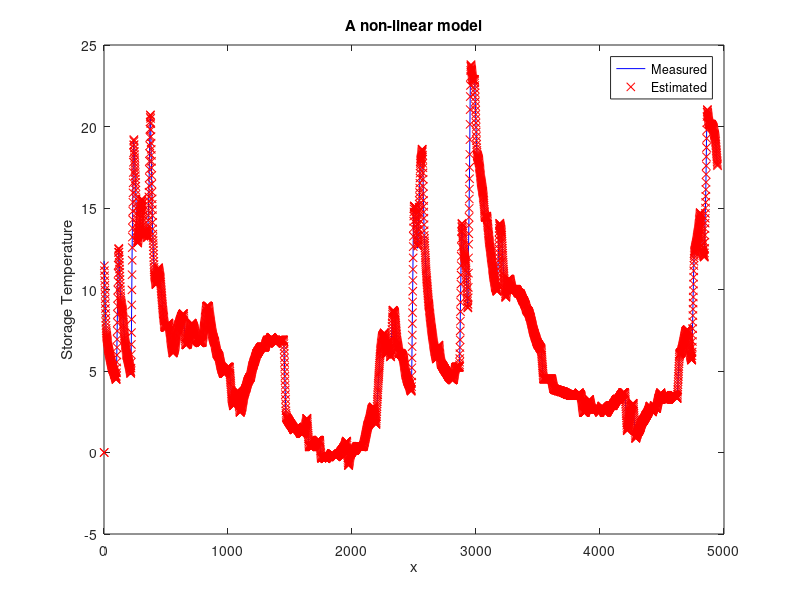

This chart was generated by the following MATLAB code:
clear all
close all

%The data acquisition

%The number of collected data
N = 4948;

%The solar intensity is collected from the intensity.csv file
dataI = csvread('intensity.csv');
dataI = dataI(1:N,:);
I = dataI(:,2);

%The pump velocity is collect from pump2.csv file
dataPump = csvread('pump2.csv');

%The matrix dimensions must agree
dataPump = dataPump(1:N,:);
u = dataPump(:,2);

%The output data
dataOut = csvread('y.csv');
y = dataOut(:,2);

%From the non-linear model, the predicted output is defined as bellow:
%y(t) = theta1*y(t-1) + theta2*u(t-1)*I(t-2)

%Definition of the non-linear regressor
phi = zeros(2,N);
for(k = 3:N)
    phi(1, k) = y(k-1);
    phi(2, k) = u(k-1)*I(k-2);
end

%Definition of theta
%theta = (((sum(phi*phi'))/N).^-1).*(sum(phi*y)/N);
theta = inv(phi*phi')*(phi*y);
%From the non-linear predictor
y2 = phi'*theta;
plot(1:N, y, 'b', 1:N, y2, 'rx'), xlabel('x'), ylabel('Storage Temperature'), legend('Measured', 'Estimated'), title('A non-linear model')
